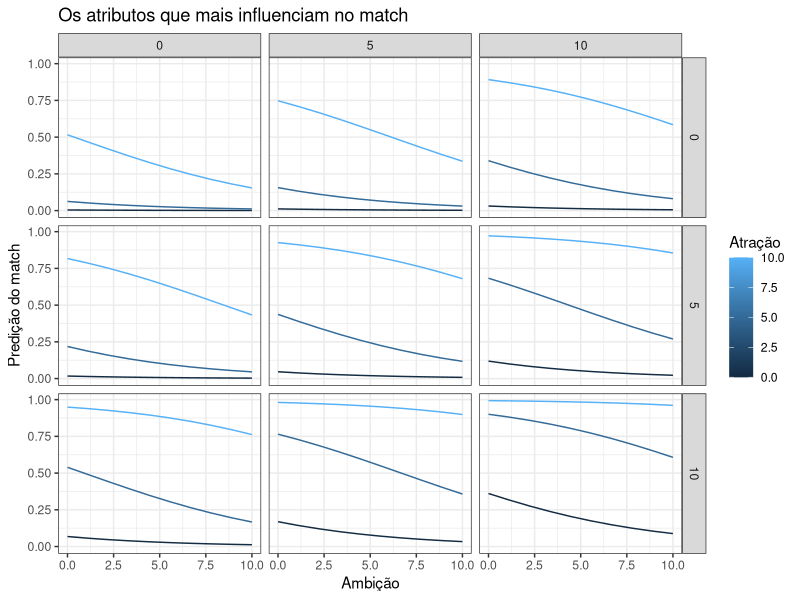

This chart was generated by the following R code:
## ---- chunk 1
knitr::opts_chunk$set(echo = TRUE)
library(tidyverse)
library(broom)
library(modelr)
library(pscl)
theme_set(theme_bw())
## ---- chunk 2
dates <- read_csv("speed-dating2.csv")
dates <- dates %>% 
  na.omit() %>%
  mutate(dec = case_when(.$dec == "no" ~ 0, 
                         .$dec == "yes" ~ 1))
## ---- chunk 3
bm.1 <- glm(dec ~ shar + attr + fun + intel + sinc + amb, 
          data = dates, 
          family = "binomial")
tidy(bm.1, conf.int = TRUE, exponentiate = FALSE)
## ---- chunk 4
tidy(bm.1, conf.int = TRUE, exponentiate = TRUE)
## ---- chunk 5
pR2(bm.1)
## ---- chunk 6
bm.2<- glm(dec ~ shar + attr + fun + amb, 
          data = dates, 
          family = "binomial")
tidy(bm.2, conf.int = TRUE, exponentiate = TRUE)
## ---- chunk 7
pR2(bm.2)
## ---- chunk 8
model.2 = dates %>% 
  data_grid(shar = seq_range(shar, 3), 
            attr = seq_range(attr, 3),
            fun = seq_range(fun, 3),
            amb = seq_range(amb, 10))
mm = augment(bm.2, 
             newdata = model.2, 
             type.predict = "response")
mm %>% 
  ggplot(aes(x = amb, colour=attr)) + 
  geom_line(aes(y = .fitted, group=attr)) +
  facet_grid(shar ~ fun) +
  labs(title="Os atributos que mais influenciam no match", x="Ambição", y="Predição do match", colour="Atração")
